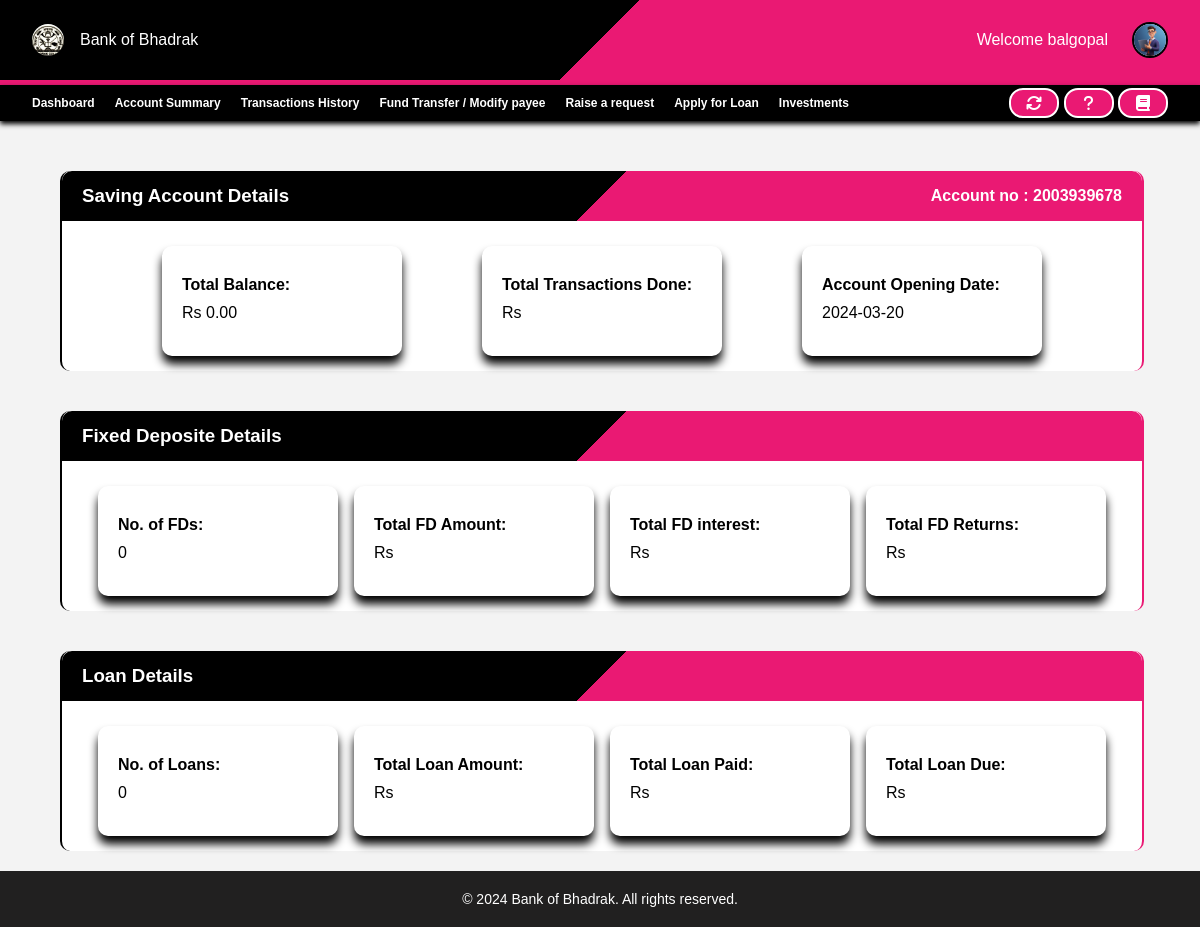
Screenshot of /components/customers/account_summary.php (signed in) with the database file from the repository.
### tables this page shows
CREATE TABLE `customers` (
  `ID` int(11) NOT NULL,
  `CRN` bigint(20) NOT NULL,
  `AccountNo` bigint(20) NOT NULL,
  `FullName` varchar(100) NOT NULL,
  `UserName` varchar(100) NOT NULL,
  `Password` varchar(100) NOT NULL,
  `Balance` decimal(11,2) NOT NULL,
  `PhoneNo` bigint(20) NOT NULL,
  `Email` varchar(100) NOT NULL,
  `gender` varchar(10) NOT NULL,
  `Address` varchar(500) NOT NULL,
  `District` varchar(100) NOT NULL,
  `State` varchar(100) NOT NULL,
  `Pincode` int(11) NOT NULL,
  `AadhaarNo` bigint(20) NOT NULL,
  `IFSC` varchar(20) NOT NULL,
  `img` varchar(255) NOT NULL,
  `DateOfOpening` date NOT NULL,
  `lastInterestDate` date NOT NULL DEFAULT current_timestamp(),
  `LastLogin` varchar(50) NOT NULL,
  `Status` varchar(50) NOT NULL DEFAULT 'Pending'
);

### components/customers/account_summary.php (the view, shortened to what this page needs)
<html lang="en">
<head>
    <link rel="stylesheet" href="https://cdnjs.cloudflare.com/ajax/libs/font-awesome/6.5.1/css/all.min.css" />
    <link rel="stylesheet" href="style.css">
</head>
<?php
require $_SERVER['DOCUMENT_ROOT'] ."/assets/php/config.php";
$email = $_SESSION['email'];
$currentLoginTimestamp = $_SESSION['currentLogin'];
$currentLogin = date('Y-m-d H:i:s', $currentLoginTimestamp);
mysqli_query($conn, "UPDATE `customers` SET `LastLogin`='$currentLogin' WHERE `Email` = '$email';");
$find_user = mysqli_query($conn, "SELECT * FROM customers WHERE Email='$email';");
$row = mysqli_fetch_assoc($find_user);
$userName = $row['UserName'];
$accountNo = $row['AccountNo'];
$balance = $row['Balance'];
$img = $row['img'];
$get_fdDetails = mysqli_query($conn, "SELECT COUNT(*) as NoFD, SUM(Principal) as TotalFDAmount ,SUM(Interest) as TotalInterest, SUM(FinalAmount) as TotalFinalAmount FROM fd WHERE customerAccountNo=$accountNo");
$fd_data = mysqli_fetch_assoc($get_fdDetails);
$get_loanDetails = mysqli_query($conn, "SELECT COUNT(*) as NoLoan, SUM(LoanAmount) as TotalLoanAmount ,SUM(LoanPaid) as TotalLoanPaid, SUM(LoanDue) as TotalLoanDue FROM loanapp WHERE customerAccountNo=$accountNo AND (Status='SANCTIONED' OR Status='PARTIAL PAYMENT DONE')");
$loan_data = mysqli_fetch_assoc($get_loanDetails);
$get_transactions = mysqli_query($conn, "SELECT SUM(TransactionAmount) as totalTransaction
FROM Transactions
WHERE (Actions != 'deposit'
AND Actions != 'withdraw'
AND Actions != 'loan_sanctioned'
AND Actions != 'fd_breaked'
AND Actions != 'int._credited')
AND (Sender = $accountNo OR Receiver = $accountNo)");
$transaction_data = mysqli_fetch_assoc($get_transactions);
?>
<body>
    <nav class="navbar">
        <div class="profile-nav">
            <div class="logo">
                <div>
                    <img src="/images/logo.jpg" alt="">
                </div>
                <p>Bank of Bhadrak</p>
            </div>
            <div class="profile">
                Welcome <?php echo "$userName"; ?>
                <div class="dropdown">
                    <img src="/images/<?php echo "$img"; ?>" class="users" alt="">
                </div>
            </div>
        </div>
    </nav>
    <div class="bottom-nav">
        <div class="s1">
            <ul>
                <li><a href="customer_dashboard.php">Dashboard</a></li>
                <li><a href="account_summary.php">Account Summary</a></li>
                <li><a href="transaction_history.php">Transactions History</a></li>
                <li><a href="fund_transfer.php">Fund Transfer / Modify payee</a></li>
                <li><a href="raise_request.php">Raise a request</a></li>
                <li><a href="applyLoan.php">Apply for Loan</a></li>
                <li><a href="fd.php">Investments</a></li>
            </ul>
        </div>
        <div>
            <div class="tooltip">
                <a href=""> <button>
                        <i class="fa-solid fa-arrows-rotate"></i>
                    </button>
                </a>
            </div>
            <div class="tooltip">
                <a href="notifications.php">
                    <button>
                        <i class="fa-solid fa-question"></i>
                    </button>
                </a>
            </div>
            <div class="tooltip">
                <a href="/components/extra/faqs.php">
                    <button>
                        <i class="fa-solid fa-book"></i>
                    </button>
                </a>
            </div>
        </div>
    </div>
    <main>
        <div class="accounts-main">
            <div class="account-window">
                <div class="title">
                    <div>
                        <h3>Saving Account Details</h3>
                    </div>
                    <div>
                        <h4>Account no : <?php echo $accountNo ?></h4>
                    </div>
                </div>
                <div class="content">
                    <div class="box">
                        <h4>
                            Total Balance:
                        </h4>
                        <p>
                            Rs <?php echo $balance ?>
                        </p>
                    </div>
                    <div class="box">
                        <h4>
                            Total Transactions Done:
                        </h4>
                        <p>
                            Rs <?php echo $transaction_data['totalTransaction'] ?>
                        </p>
                    </div>
                    <div class="box">
                        <h4>
                            Account Opening Date:
                        </h4>
                        <p>
                            <?php echo $row['DateOfOpening'] ?>
                        </p>
                    </div>
                </div>
            </div>
            <div class="account-window">
                <div class="title">
                    <div>
                        <h3>Fixed Deposite Details</h3>
                    </div>
                </div>
                <div class="content">
                    <div class="box">
                        <h4>
                            No. of FDs:
                        </h4>
                        <p>
                            <?php echo $fd_data['NoFD']; ?>
                        </p>
                    </div>
                    <div class="box">
                        <h4>
                            Total FD Amount:
                        </h4>
                        <p>
                            Rs <?php echo $fd_data['TotalFDAmount']; ?>
                        </p>
                    </div>
                    <div class="box">
                        <h4>
                            Total FD interest:
                        </h4>
                        <p>
                            Rs <?php echo $fd_data['TotalInterest']; ?>
                        </p>
                    </div>
                    <div class="box">
                        <h4>
                            Total FD Returns:
                        </h4>
                        <p>
                            Rs <?php echo $fd_data['TotalFinalAmount']; ?>
                        </p>
                    </div>
                </div>
            </div>
            <div class="account-window">
                <div class="title">
                    <div>
                        <h3>Loan Details</h3>
                    </div>
                </div>
                <div class="content">
                    <div class="box">
                        <h4>
                            No. of Loans:
                        </h4>
                        <p>
                            <?php echo $loan_data['NoLoan']; ?>
                        </p>
                    </div>
                    <div class="box">
                        <h4>
                            Total Loan Amount:
                        </h4>
                        <p>
                            Rs <?php echo $loan_data['TotalLoanAmount']; ?>
                        </p>
                    </div>
                    <div class="box">
                        <h4>
                            Total Loan Paid:
                        </h4>
                        <p>
                            Rs <?php echo $loan_data['TotalLoanPaid']; ?>
                        </p>
                    </div>
                    <div class="box">
                        <h4>
                            Total Loan Due:
                        </h4>
                        <p>
                            Rs <?php echo $loan_data['TotalLoanDue']; ?>
                        </p>
                    </div>
                </div>
            </div>
        </div>
    </main>
    <footer>
        <p>&copy; 2024 Bank of Bhadrak. All rights reserved.
        </p>
    </footer>
</body>
</html>

### components/customers/style.css (style rules this page uses)
* { margin: 0; padding: 0; font-family: "Poppins", sans-serif; }
.navbar .profile-nav { height: 10%; background: linear-gradient(135deg, black 50%, #ea1973 30%); color: white; display: flex; justify-content: space-between; align-items: center; padding-left: 32px; padding-right: 32px; border-bottom: 5px solid #ea1973; }
.navbar .profile-nav img { height: 32px; border-radius: 50%; }
.navbar .profile-nav .logo { display: flex; justify-content: center; align-items: center; gap: 16px; }
.bottom-nav { top: 0; position: sticky; z-index: 1; box-shadow: 0 3px 5px black; color: black; height: 36px; background: black; display: flex; justify-content: space-between; align-items: center; padding-left: 32px; padding-right: 32px; }
.bottom-nav a { text-decoration: none; font-weight: 600; color: white; font-size: 12px; }
.bottom-nav ul { display: flex; gap: 20px; }
.bottom-nav ul li { list-style-type: none; }
.bottom-nav .s1 ul li { position: relative; height: 20px; display: flex; align-items: center; }
.bottom-nav .s1 ul li a::after { content: ""; position: absolute; width: 100%; height: 2px; left: 0; bottom: 0; background-color: transparent; transform: scaleX(0); transition: transform 0.3s ease, background-color 0.3s ease; }
.tooltip { position: relative; display: inline-block; }
.navbar .profile-nav .users { width: 32px; height: 32px; cursor: pointer; background-color: white; border: 2px solid black; box-shadow: 2px white; }
.navbar .profile-nav .profile { display: flex; align-items: center; gap: 24px; }
.dropdown { position: relative; display: inline-block; }
main { background-color: #f3f3f3; margin: 0 0 0 0; color: black; padding: 30px 30px 0 30px; }
footer { bottom: 0; background-color: rgb(33, 32, 32); padding: 20px; text-align: center; color: white; }
footer p { margin: 0; font-size: 14px; color: white; }
.accounts-main { display: flex; flex-direction: column; border: 10px 10px 0 0; gap: 40px; padding: 20px 30px; }
.accounts-main .account-window { height: 200px; width: 100%; border-radius: 10px; background-color: white; border-left: 2px solid black; border-right: 2px solid #ea1973; }
.accounts-main .account-window .title { height: 50px; background: linear-gradient(135deg, black 50%, #ea1973 30%); display: flex; padding: 0 20px; align-items: center; justify-content: space-between; color: white; border-radius: 10px 10px 0 0; }
.accounts-main .account-window .content { display: flex; padding: 5px 20px; align-items: center; justify-content: space-evenly; min-height: 150px; }

### rows the page displays
customers: UserName "balgopal", img (picture), AccountNo "2003939678", Balance "0.00", DateOfOpening "2024-03-20"

### other values shown
$fd_data['NoFD'] "0"
$loan_data['NoLoan'] "0"
